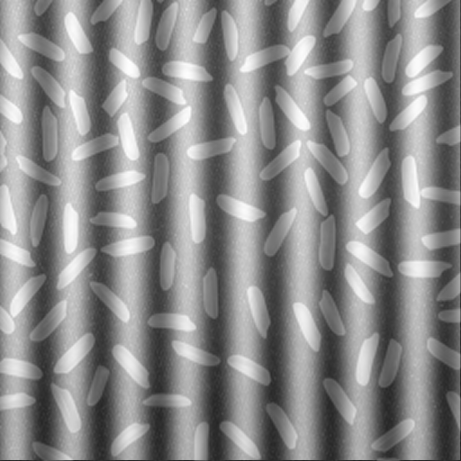
#> input picture object-counting/rice/rice1.png, 461 x 461 px; its folder holds only this picture in this run
$ python rice.py
#> lines starting #> are read from the running program, lines starting #| are printed output that depends on the picture; after the words box and inside, x2 and y2 are one past the last pixel; in counts of white or black regions, pixels touching at a corner belong together
import numpy as np
import cv2
import glob
# from matplotlib import pyplot as plt
import time
# [6 lines of commented-out code are left out]
cv2.namedWindow("count",cv2.WINDOW_NORMAL)
#ham khu nhieu o mien tan so
def denoisePeriodic(img, size_filter=2, diff_from_center_point=50,size_thresh=2):

    h,w = img.shape[:]
    img_float32 = np.fft.fft2(img)
    fshift = np.fft.fftshift(img_float32)

    #show the furier  image transform by log e of fft
    furier_tr = 20*np.log(np.abs(fshift))

    # [6 lines of commented-out code are left out]
    center_fur = furier_tr[int(h/2)][int(w/2)]

    #find pick freq point
    new_fur = np.copy(furier_tr)
    kernel = np.ones((2*size_filter+1,2*size_filter+1),np.float32)/((2*size_filter+1)*(2*size_filter+1)-1)
    kernel[size_filter][size_filter]=-1
    kernel = -kernel
    # print(kernel)
    dst = cv2.filter2D(new_fur,-1,kernel)

    # [5 lines of commented-out code are left out]
    diff_from_center_point = center_fur*diff_from_center_point/356
    dst[0][:]=dst[1][:]=dst[:][0]=dst[:][1]=0

    dst[int(h/2)][int(w/2)]=0
    index = np.where(dst>diff_from_center_point)
    # print("index",index)

    # remove point isnot the pick one
    index_x = []
    index_y = []

    for i,item in enumerate(index[0]):

        value = furier_tr[index[0][i]][index[1][i]]
        # print("value ", value)
        matrix = np.copy(furier_tr[max(0,index[0][i]-size_filter):min(h,index[0][i]+size_filter+1),max(0,index[1][i]-size_filter):min(w,index[1][i]+size_filter+1)])
        # print("new maxtirx", matrix)
        matrix[size_filter][size_filter]=0

        max_value = np.amax(matrix)
        # print("mean", max_value)

        if (value-max_value<20):
            continue
        index_y.append(index[0][i])
        index_x.append(index[1][i])


    # print("to dau", index_x, index_y)
    # print("max freq", max_freq,center_fur)

    # set freq value of pick points to 1
    for i,item in enumerate(index_x):
        for j in range(size_thresh):
            for k in range(size_thresh):
                x = max(0,min(int(index_y[i]-int(size_thresh/2)+j),h-1))
                y = max(0,min(int(index_x[i]-int(size_thresh/2)+k),w-1))
                # print("toa do", x, y)
                furier_tr[x,y]=1
                fshift[x,y] = 1

    # plt.title('Input Image'), plt.xticks([]), plt.yticks([])
    # plt.subplot(122),plt.imshow(furier_tr, cmap = 'gray')

    # inverse to image
    # inverse shift
    f_ishift = np.fft.ifftshift(fshift)
    # inverse furier
    img_back = np.fft.ifft2(f_ishift)
    img_back = np.abs(img_back).astype(np.uint8)
    # plt.subplot(121),plt.imshow(img_back, cmap = 'gray')
    # plt.show()

    return img_back

#ham xu ly chung
def count_general(img):
    #khu nhieu chung
    median = cv2.medianBlur(img,5)
    blurred = cv2.GaussianBlur(median, (5, 5), 0)

    #mo rong anh de cac buoc loc khong anh huong cac vung o canh
    ero_all = cv2.flip(blurred,-1)
    ero_ver = cv2.flip(blurred,0)
    ero_hor = cv2.flip(blurred,1)

    new_1 = np.concatenate((ero_all,ero_ver,ero_all),axis=1)
    new_2 = np.concatenate((ero_hor,blurred,ero_hor),axis=1)
    new_3 = np.concatenate((ero_all,ero_ver,ero_all),axis=1)

    #new_ero = np.concatenate((new_1,new_2,new_3),axis=0)
    cv2.imshow("concate",new_ero)

    h_new, w_new = new_ero.shape[:]
    # print("haha", h,w)
    x1 = int(w_new/3)
    x2 = int(2*w_new/3)
    y1 = int(h_new/3)
    y2 = int(2*h_new/3)

    #can bang histogram cuc bo
    clahe = cv2.createCLAHE(clipLimit=5, tileGridSize=(int(w/50),int(h/50)))
    cl1 = clahe.apply(new_ero)
    cl1 = cv2.GaussianBlur(cl1, (5, 5), 0)
    # cv2.imshow("sgho1",cl1)

    #threshold cuc bo
    thres1 = cv2.adaptiveThreshold(cl1,255,cv2.ADAPTIVE_THRESH_GAUSSIAN_C, cv2.THRESH_BINARY,55,-12)
    # cv2.imshow("thres_ori",thres1)
    thres1 = thres1[y1:y2,x1:x2]
    # cv2.imshow("haha",thres1)

    kernel = cv2.getStructuringElement(cv2.MORPH_RECT,(3,3))
    kernel1 = cv2.getStructuringElement(cv2.MORPH_RECT,(5,5))
    kernel2 = cv2.getStructuringElement(cv2.MORPH_ELLIPSE,(3,3))
    kernel3 = cv2.getStructuringElement(cv2.MORPH_ELLIPSE,(5,5))

    #co gian anh de loai nhieu va tach object lien nhau
    thres = cv2.erode(thres1,kernel ,iterations = 1)
    # cv2.imshow("thres_er",thres)
    thres = cv2.dilate(thres,kernel,iterations = 1)
    # cv2.imshow("thres_dia",thres)
    thres = cv2.erode(thres,kernel1,iterations = 1)
    # cv2.imshow("thres_cos",thres)

    #tim contours
    contours, hierarchy = cv2.findContours(thres, cv2.RETR_EXTERNAL, cv2.CHAIN_APPROX_SIMPLE)

    count = 0
    #tim hat gao dien tich lon nhat
    max_area = 0
    for i, c in enumerate(contours):
        area = cv2.contourArea(c)
        max_area = max(area,max_area)
    # print("max are", max_area)
    #ve, dem va loai nhung hat gao qua nho
    for i, c in enumerate(contours):
        contours_poly = cv2.approxPolyDP(c, 3, True)
        boundRect = cv2.boundingRect(contours_poly)

        area = cv2.contourArea(c)
        if area< 0.08*max_area:
        # if area< 15:
            continue
        # print("dien tich", area)

        count += 1
        cv2.rectangle(img_ori,(int(boundRect[0]), int(boundRect[1])),(int(boundRect[0]+boundRect[2]), int(boundRect[1]+boundRect[3])),(0,255,0),1)
        cv2.drawContours(img_ori,contours,i, (0,0,255), 1)

    # cv2.imshow("img_ori",img_ori )
    # cv2.waitKey()
    return img_ori, count

#ham xu ly rieng cho anh khong can can bang sang va background co nhieu
# [101 lines left out: functions count_normal, count_his, not called in this run]

for path in glob.glob("rice/*"):
    # img_ori = cv2.imread('good_1.png')
    print("image file: ", path)
    t = time.time()
    img_ori = cv2.imread(path)
#> img_ori is the input picture: shape (461, 461, 3); min 37, max 255, mean 140.2
    # img_ori = cv2.imread('histogram.png')
    # img_ori = cv2.imread('rice.png')
    # img_ori = cv2.imread('nice.png')
    img_ori2 = img_ori.copy()
    img_gray = cv2.cvtColor(img_ori,cv2.COLOR_BGR2GRAY)
    h,w = img_gray.shape[:]
#> h = 461; w = 461
    thres = int(max(h,w)/160)
#> thres = 2
    # print(thres)
    img = denoisePeriodic(img_gray, size_filter=int(thres/2), diff_from_center_point=50,size_thresh=thres)
#> in denoisePeriodic, `furier_tr = 20*np.log(np.abs(fshift))`:
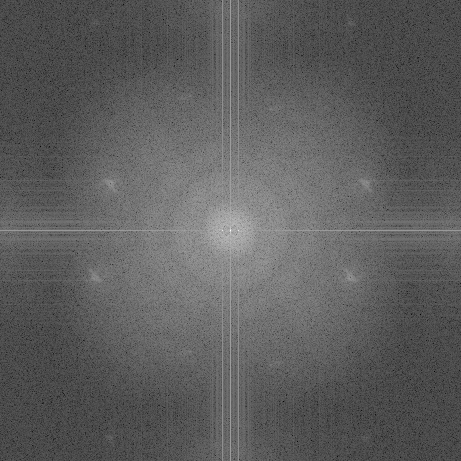
#> furier_tr: shape (461, 461) float64; min -3.38, max 344.2, mean 124.7; drawn with min black and max white
#> in denoisePeriodic, `center_fur = furier_tr[int(h/2)][int(w/2)]`: center_fur = 344.2
#> in denoisePeriodic, `dst = cv2.filter2D(new_fur,-1,kernel)`:
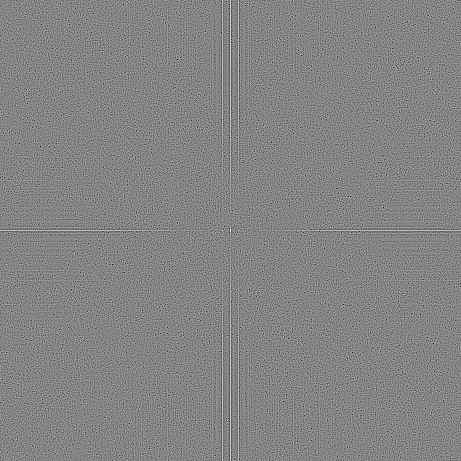
#> dst: shape (461, 461) float64; min -104, max 96.51, mean 0; drawn with min black and max white
#> in denoisePeriodic, `diff_from_center_point = center_fur*diff_from_center_point/356`: diff_from_center_point = 48.34
#> in denoisePeriodic, `dst[0][:]=dst[1][:]=dst[:][0]=dst[:][1]=0`: dst: shape (461, 461) float64; 0.43% of pixels changed, all inside (x1, y1, x2, y2) = (0, 0, 461, 2)
#> in denoisePeriodic, `dst[int(h/2)][int(w/2)]=0`: dst: shape (461, 461) float64; min -104, max 83.06, mean 0
#> in denoisePeriodic, `index = np.where(dst>diff_from_center_point)`: index = 263 positions, rows 2 to 460, columns 19 to 441
#> the loop in denoisePeriodic, `for i,item in enumerate(index[0]): ` made 263 passes
#> (item, value, max_value) on passes 1 to 3: (2, 191.5, 191.8), (2, 210.7, 210.8), (3, 210.8, 210.7)
#> after the loop in denoisePeriodic, `for i,item in enumerate(index[0]):`: index_x = [222, 238]; index_y = [230, 230]
#> the loop in denoisePeriodic, `for i,item in enumerate(index_x):` made 2 passes
#> item on passes 1 to 2: 222, 238
#> after the loop in denoisePeriodic, `for i,item in enumerate(index_x):`: furier_tr: shape (461, 461) float64; under 0.01% of pixels changed, all inside (x1, y1, x2, y2) = (221, 229, 239, 231)
#> in denoisePeriodic, `img_back = np.abs(img_back).astype(np.uint8)`:
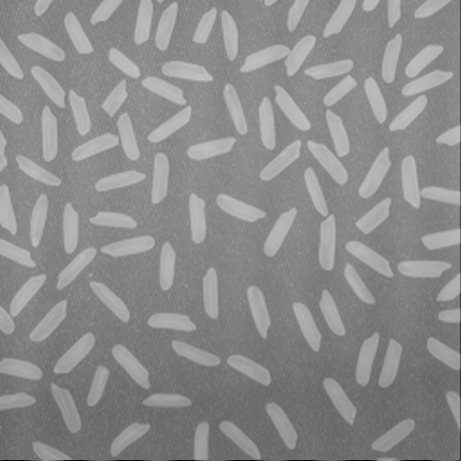
#> img_back: shape (461, 461); min 0, max 193, mean 139.7
    img_denoise = img.copy()
    # cv2.imshow("result_denoise",img)
    # cv2.waitKey()
    res_img, res_count = count_general(img)
#> in count_general, `ero_all = cv2.flip(blurred,-1)`:
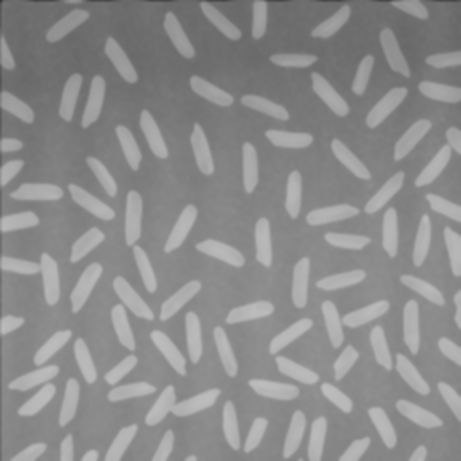
#> ero_all: shape (461, 461); min 56, max 190, mean 139.6
#> in count_general, `ero_ver = cv2.flip(blurred,0)`:
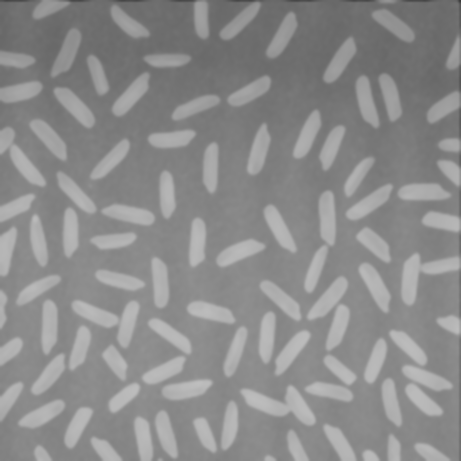
#> ero_ver: shape (461, 461); min 56, max 190, mean 139.6
#> in count_general, `new_1 = np.concatenate((ero_all,ero_ver,ero_all),axis=1)`:
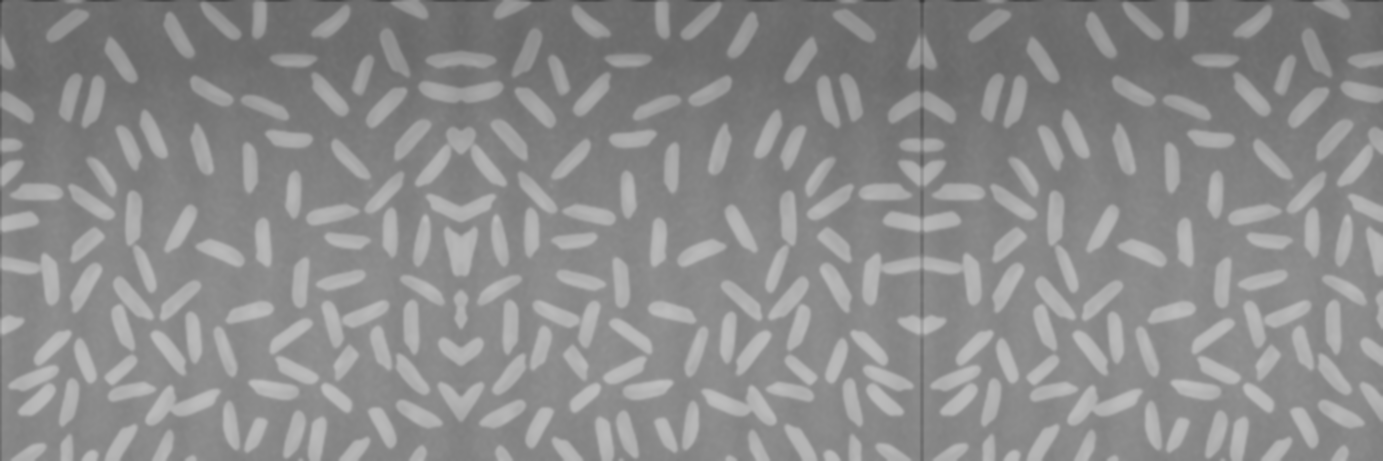
#> new_1: shape (461, 1383); min 56, max 190, mean 139.6
#> in count_general, `new_2 = np.concatenate((ero_hor,blurred,ero_hor),axis=1)`:
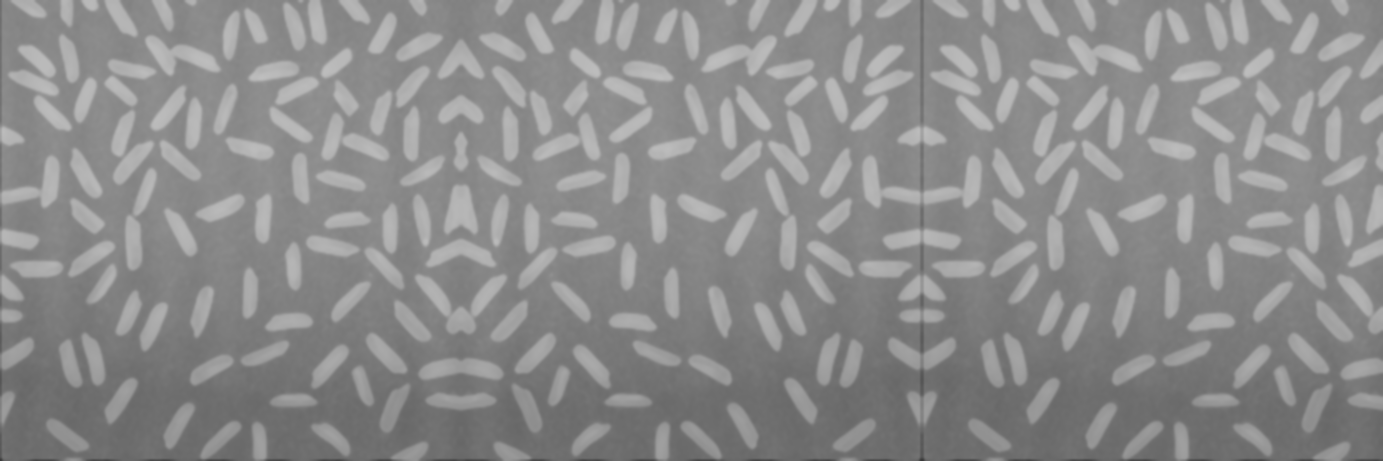
#> new_2: shape (461, 1383); min 56, max 190, mean 139.6
#> (the run stopped early here; a loop or call above may not have finished)
